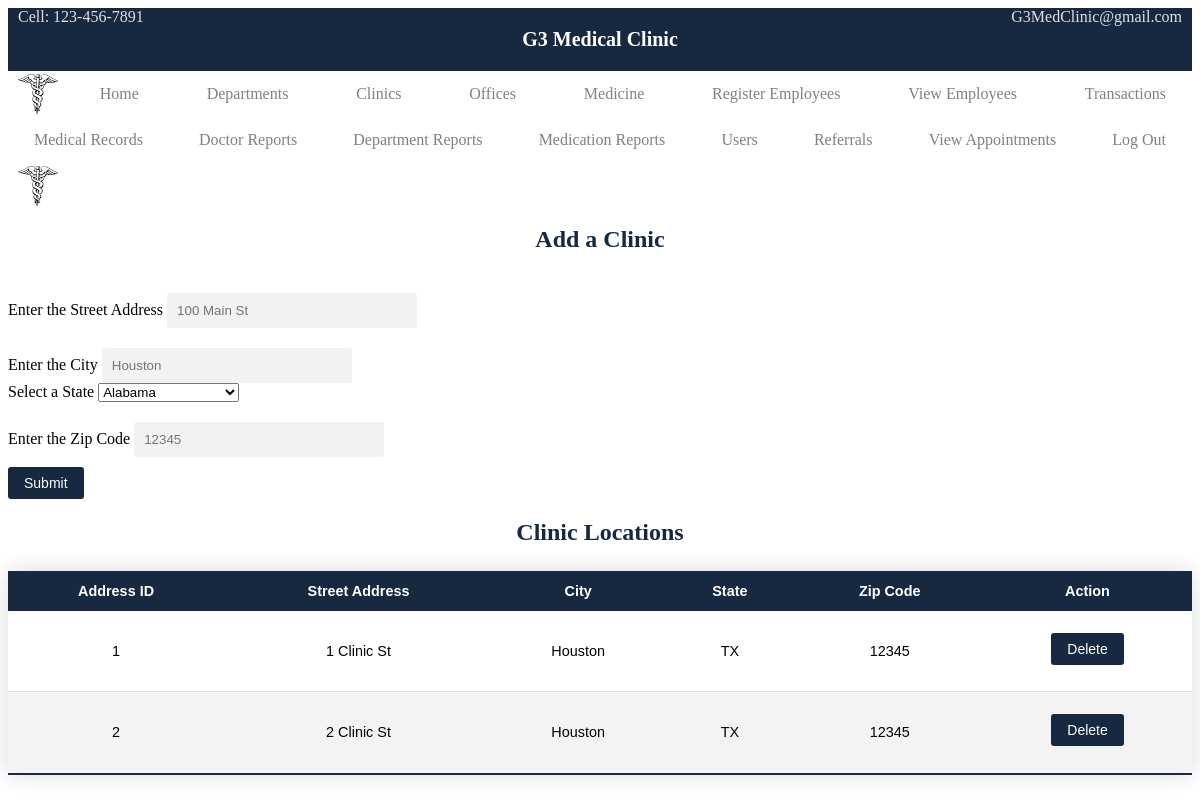
The app's page /clinicadd.php (signed in), older data.
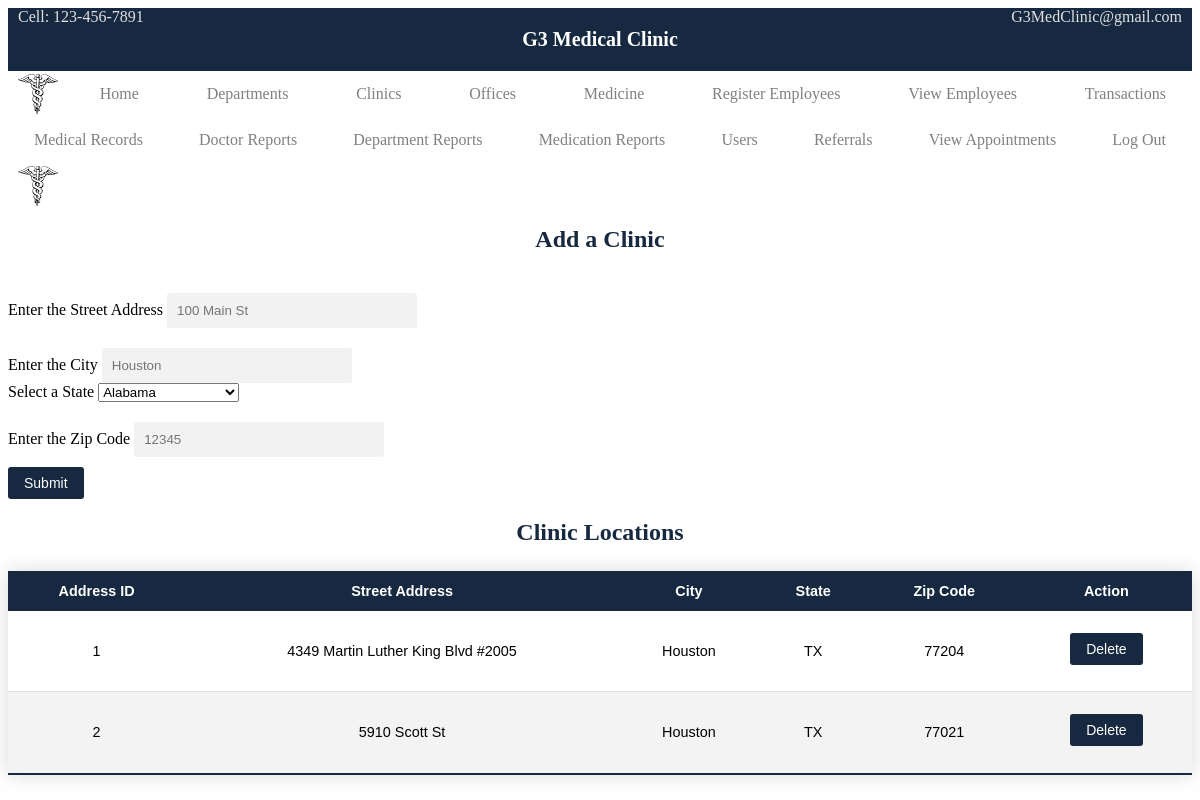
The same page, newer data.
### tables this page shows
CREATE TABLE `Address` (
  `address_ID` int NOT NULL AUTO_INCREMENT,
  `street_address` varchar(45) NOT NULL,
  `apt_num` varchar(20) DEFAULT NULL,
  `city` varchar(20) NOT NULL,
  `state` varchar(20) NOT NULL,
  `zip_code` varchar(20) NOT NULL,
  `office_add` tinyint(1) NOT NULL DEFAULT '0',
  `deleted_flag` tinyint(1) NOT NULL DEFAULT '0',
  PRIMARY KEY (`address_ID`)
);

### includes/functions.inc.php (called while the page is built, shortened)
<?php
function viewClinicLocations($conn) {
  $officeAdd = 1;
  $sql = "SELECT * FROM Address WHERE office_add = ? AND deleted_flag = false;";
  $stmt = mysqli_stmt_init($conn);
  if (!mysqli_stmt_prepare($stmt, $sql)) {
    header("location: ../dept.php?error=viewstmtfailed");
    exit();
  }
  mysqli_stmt_bind_param($stmt, "i", $officeAdd);
  mysqli_stmt_execute($stmt);
  $result = mysqli_stmt_get_result($stmt);
  return $result;
}

### clinicadd.php (the view, shortened to what this page needs)
<?php
  include_once 'header.php';
?>
<div class='clinic-form'>
  <h2>Add a Clinic</h2>
  <form action='/medical-clinic/includes/clinicadd.inc.php' method='post'>
      <div class='form-element'>
        <label for='street-add'>Enter the Street Address</label>
        <input type='text' name='street-add' id='street-add' placeholder='100 Main St' required/>
      </div>
      <div class='form-element'>
        <label for='city'>Enter the City</label>
        <input type='text' name='city' id='city' placeholder='Houston'/>
      </div>
      <div class='form-element'>
        <label for='state'>Select a State</label>
        <select name='state' id='state' required>
          <option value="AL">Alabama</option>
        </select>
      </div>
      <div class='form-element'>
        <label for='zip'>Enter the Zip Code</label>
        <input type='text' name='zip' id='zip' placeholder='12345' required/>
      </div>
      <div class='submit-btn'>
        <button type='submit' name='submit'>Submit</button>
      </div>
    </form>
</div>
<?php
  require_once 'includes/dbh.inc.php';
  require_once 'includes/functions.inc.php';
  $result = viewClinicLocations($conn);
?>
<div>
  <h2>Clinic Locations</h2>
  <table class="table-template">
    <thead>
      <tr>
        <th>Address ID</th>
        <th>Street Address</th>
        <th>City</th>
        <th>State</th>
        <th>Zip Code</th>
        <th>Action</th>
      </tr>
    </thead>
    <tbody>
    <?php
      while ($row = mysqli_fetch_assoc($result)) {
        $addID = $row["address_ID"];
        $streetAdd = $row["street_address"];
        $city = $row["city"];
        $state = $row["state"];
        $zip = $row["zip_code"];
    ?>
        <tr>
          <td><?php echo $addID?></td>
          <td><?php echo $streetAdd?></td>
          <td><?php echo $city?></td>
          <td><?php echo $state?></td>
          <td><?php echo $zip?></td>
          <td>
          <form action='/medical-clinic/delete.php' method='post'>
          <div class='submit-btn'>
            <button type='submit' name='submit'>Delete</button>
          </div>
        </form>
          </td>
        </tr>
    <?php
      }
    ?>
    </tbody>
  </table>
</div>
<?php
  include_once 'footer.php';
?>

Row changes from the older to the newer data that the page shows:
changed address id 1: street_address "1 Clinic St" → "4349 Martin Luther King Blvd #2005"; zip_code "12345" → "77204"
changed address id 2: street_address "2 Clinic St" → "5910 Scott St"; zip_code "12345" → "77021"
